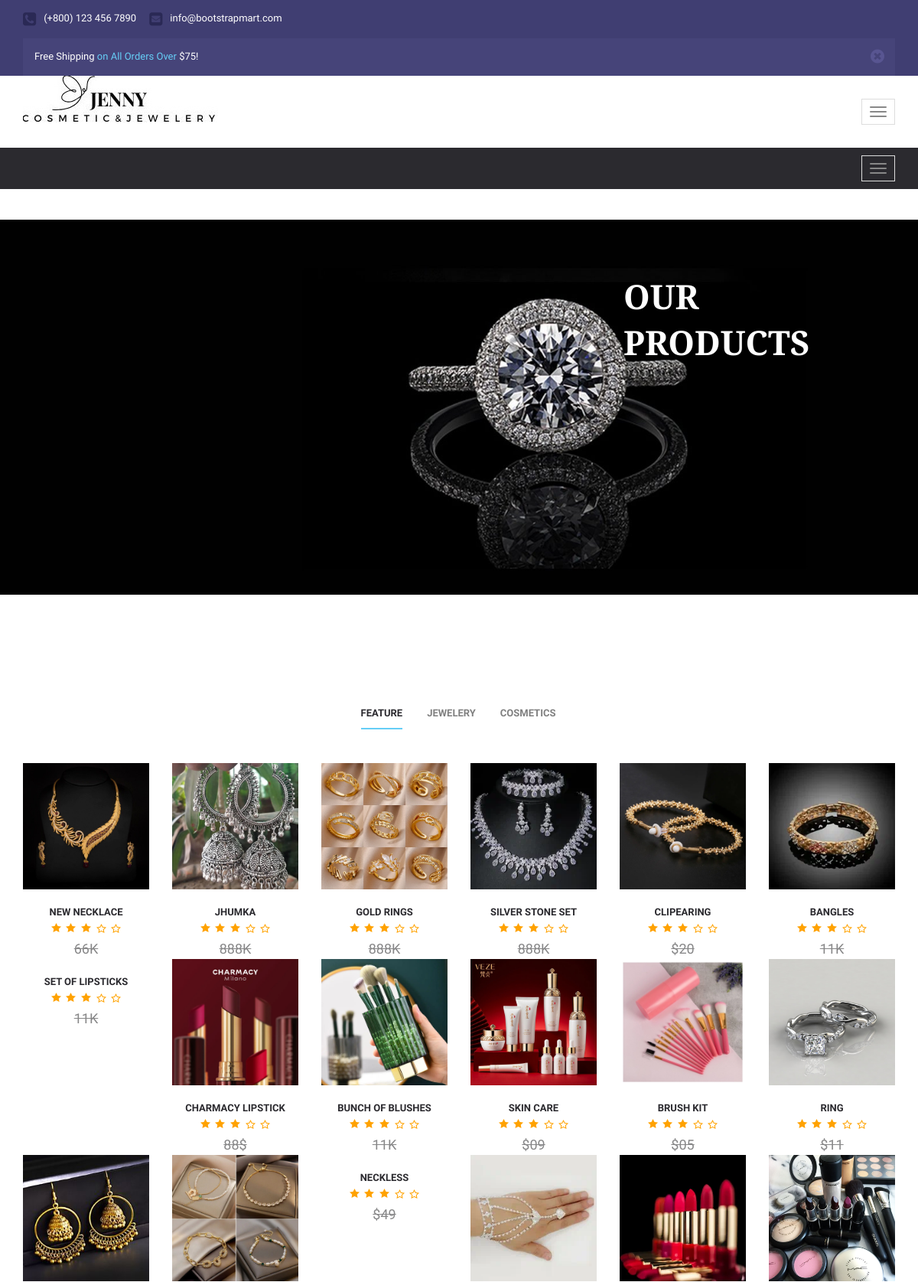
Screenshot of /products.php (signed in, upper part) with the database file from the repository.
### tables this page shows
CREATE TABLE `addproduct` (
  `pid` int(11) NOT NULL,
  `ptitle` varchar(255) NOT NULL,
  `pdescription` text NOT NULL,
  `pcategory` int(255) NOT NULL,
  `pprice` varchar(255) NOT NULL,
  `pimage` varchar(255) NOT NULL,
  `status` tinyint(4) NOT NULL DEFAULT 1
);

### products.php (the view, shortened to what this page needs)
<?php
 include('includes/navbar.php');
 include('includes/config.php');
 ?>
 <html>
                  <div class="content-offers" style="background:url(images/products.jpg); background-size: cover; margin-top:40px; height: 150px;">
                <div class="container">
                    <div class="ct-offers">
                        <div class="ct-offers-title" style="color: white; margin-left: 80px;">Our Products</div>
                    </div>
                </div>
            </div>
              <div class="newest" id="newest">
                  <div class="container">
                      <div class="newest-content">
                          <div class="newest-tab">
                              <ul id="myTab" class="nav nav-tabs newest" role="tablist">
                                  <li role="presentation" class="active">
                                      <a href="feature.php" id="cat-1" role="tab" data-toggle="tab" aria-controls="1" aria-expanded="true">Feature</a>
                                  </li>
                                  <li role="presentation">
                                      <a href="jewelery.php" role="tab" id="cat-2" data-toggle="tab" aria-controls="2">Jewelery</a>
                                  </li>
                                  <li role="presentation">
                                      <a href="cosmetics.php" role="tab" id="cat-3" data-toggle="tab" aria-controls="3">Cosmetics</a>
                                  </li>
                              </ul>
                              <div id="myTabContent" class="tab-content">
                                  <div role="tabpanel" class="tab-pane fade in active" id="1" aria-labelledby="cat-1">
                                      <div class="row clearfix">
                                      <?php
                                    $productsfetch = "SELECT * from addproduct";
                                    $runquery = mysqli_query($connection, $productsfetch);
                                    if(mysqli_num_rows($runquery) > 0){
                                        while($row = mysqli_fetch_assoc($runquery)){
                                    ?>
                                          <div class="col-md-4 col-lg-2 col-sm-12">
                                              <div class="product-fade">
													<div class="product-fade-wrap">
                                                        <div id="product-image" class="">
                                                            <div class="item"><img src="<?php echo 'images/' . $row['pimage'];?>" alt="" class="img-responsive"></div>
                                                        </div>
													</div>
                                              </div>
                                              <div class="product-name">
                                                  <a href=""><?php echo $row['ptitle'];?></a>
                                              </div>
                                              <div class="star-1"></div>
                                              <div class="product-price">
                                                  <span><?php echo $row['pprice'];?></span>
                                              </div>
                                          </div>
                                    <?php
                                                }
                                            }
                                            ?>
                                      </div>
                                  </div>
                              </div>
                          </div>
                      </div>
                  </div>
              </div>
          </div>
<?php
include('includes/footer.php')
?>

### rows the page displays
addproduct: pimage (picture), ptitle "NEW NECKLACE", pprice "66K"
addproduct: pimage (picture), ptitle "JHUMKA", pprice "888K"
addproduct: pimage (picture), ptitle "GOLD RINGS", pprice "888K"
addproduct: pimage (picture), ptitle "SILVER STONE SET", pprice "888K"
addproduct: pimage (picture), ptitle "CLIPEARING", pprice "$20"
addproduct: pimage (picture), ptitle "BANGLES", pprice "11K"
addproduct: ptitle "SET OF LIPSTICKS", pprice "11K"
addproduct: pimage (picture), ptitle "CHARMACY LIPSTICK", pprice "88$"
addproduct: pimage (picture), ptitle "BUNCH OF BLUSHES", pprice "11K"
addproduct: pimage (picture), ptitle "SKIN CARE", pprice "$09"
addproduct: pimage (picture), ptitle "BRUSH KIT", pprice "$05"
addproduct: pimage (picture), ptitle "RING", pprice "$11"
addproduct: pimage (picture)
addproduct: pimage (picture)
addproduct: ptitle "NECKLESS", pprice "$49"
addproduct: pimage (picture)
addproduct: pimage (picture)
addproduct: pimage (picture)
